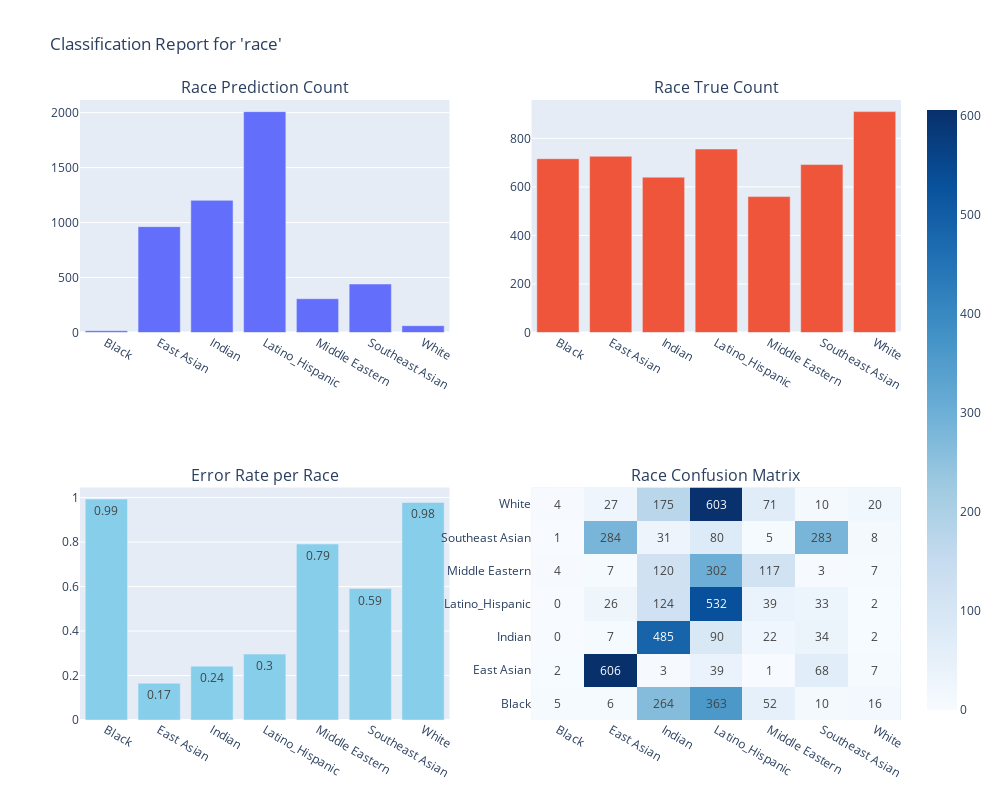

The cell this chart's notebook holds for it:
### Markdown cell above
#### Sans contexte

### Code cell
df_r_sans_contexte = import_data('./scv_1/r_sans_contexte.csv')
run_stats(df_r_sans_contexte, 'race')

### Figure 1 — Plotly figure (JSON) as saved in the notebook; plotly's stock layout.template omitted (floating-point values rounded to 4 significant figures)
{"data": [{"name": "Predicted", "type": "bar", "x": ["Black", "East Asian", "Indian", "Latino_Hispanic", "Middle Eastern", "Southeast Asian", "White"], "xaxis": "x", "y": [16, 963, 1202, 2009, 307, 441, 62], "yaxis": "y"}, {"name": "True", "type": "bar", "x": ["Black", "East Asian", "Indian", "Latino_Hispanic", "Middle Eastern", "Southeast Asian", "White"], "xaxis": "x2", "y": [716, 726, 640, 756, 560, 692, 910], "yaxis": "y2"}, {"marker": {"color": "skyblue"}, "name": "Error Rate", "text": [0.99, 0.17, 0.24, 0.3, 0.79, 0.59, 0.98], "textposition": "auto", "type": "bar", "x": ["Black", "East Asian", "Indian", "Latino_Hispanic", "Middle Eastern", "Southeast Asian", "White"], "xaxis": "x3", "y": [0.993, 0.1653, 0.2422, 0.2963, 0.7911, 0.591, 0.978], "yaxis": "y3"}, {"colorscale": [[0, "rgb(247,251,255)"], [0.125, "rgb(222,235,247)"], [0.25, "rgb(198,219,239)"], [0.375, "rgb(158,202,225)"], [0.5, "rgb(107,174,214)"], [0.625, "rgb(66,146,198)"], [0.75, "rgb(33,113,181)"], [0.875, "rgb(8,81,156)"], [1, "rgb(8,48,107)"]], "hoverinfo": "z", "text": [["5", "6", "264", "363", "52", "10", "16"], ["2", "606", "3", "39", "1", "68", "7"], ["0", "7", "485", "90", "22", "34", "2"], ["0", "26", "124", "532", "39", "33", "2"], ["4", "7", "120", "302", "117", "3", "7"], ["1", "284", "31", "80", "5", "283", "8"], ["4", "27", "175", "603", "71", "10", "20"]], "texttemplate": "%{text}", "type": "heatmap", "x": ["Black", "East Asian", "Indian", "Latino_Hispanic", "Middle Eastern", "Southeast Asian", "White"], "xaxis": "x4", "y": ["Black", "East Asian", "Indian", "Latino_Hispanic", "Middle Eastern", "Southeast Asian", "White"], "yaxis": "y4", "z": [[5, 6, 264, 363, 52, 10, 16], [2, 606, 3, 39, 1, 68, 7], [0, 7, 485, 90, 22, 34, 2], [0, 26, 124, 532, 39, 33, 2], [4, 7, 120, 302, 117, 3, 7], [1, 284, 31, 80, 5, 283, 8], [4, 27, 175, 603, 71, 10, 20]]}], "layout": {"annotations": [{"font": {"size": 16}, "showarrow": false, "text": "Race Prediction Count", "x": 0.225, "xanchor": "center", "xref": "paper", "y": 1, "yanchor": "bottom", "yref": "paper"}, {"font": {"size": 16}, "showarrow": false, "text": "Race True Count", "x": 0.775, "xanchor": "center", "xref": "paper", "y": 1, "yanchor": "bottom", "yref": "paper"}, {"font": {"size": 16}, "showarrow": false, "text": "Error Rate per Race", "x": 0.225, "xanchor": "center", "xref": "paper", "y": 0.375, "yanchor": "bottom", "yref": "paper"}, {"font": {"size": 16}, "showarrow": false, "text": "Race Confusion Matrix", "x": 0.775, "xanchor": "center", "xref": "paper", "y": 0.375, "yanchor": "bottom", "yref": "paper"}], "height": 800, "showlegend": false, "title": {"text": "Classification Report for 'race'"}, "width": 1000, "xaxis": {"anchor": "y", "domain": [0, 0.45]}, "xaxis2": {"anchor": "y2", "domain": [0.55, 1]}, "xaxis3": {"anchor": "y3", "domain": [0, 0.45]}, "xaxis4": {"anchor": "y4", "domain": [0.55, 1]}, "yaxis": {"anchor": "x", "domain": [0.625, 1]}, "yaxis2": {"anchor": "x2", "domain": [0.625, 1]}, "yaxis3": {"anchor": "x3", "domain": [0, 0.375]}, "yaxis4": {"anchor": "x4", "domain": [0, 0.375]}}}
